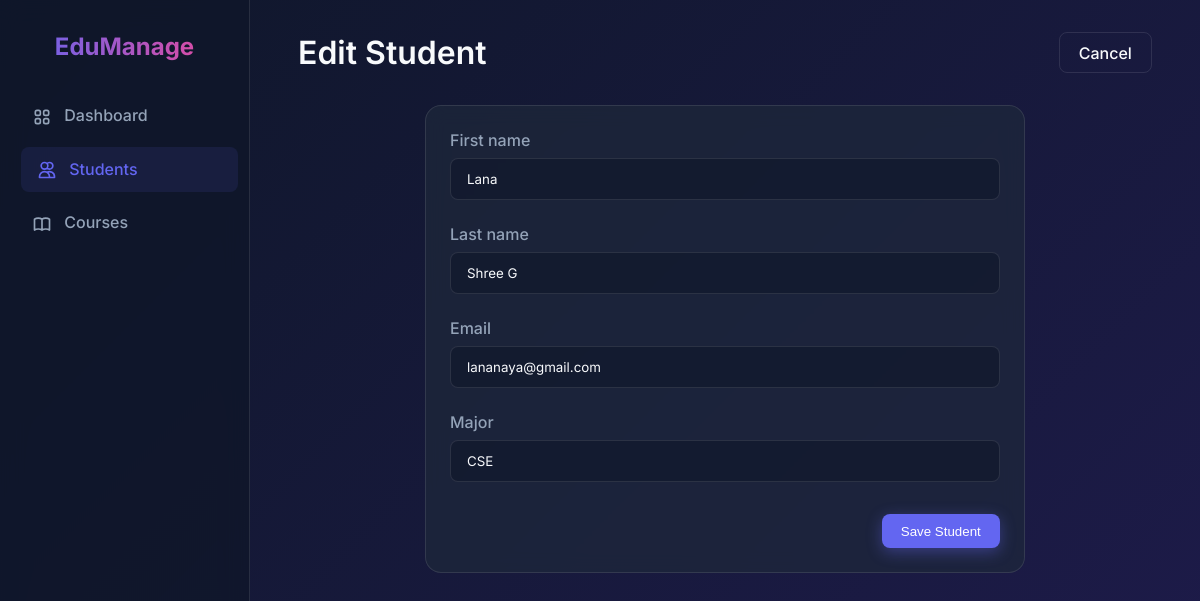
Page /students/1/edit/ on the committed database.
### students/models.py (models this page shows, shortened)
class Student(models.Model):
    first_name = models.CharField(max_length=50)
    last_name = models.CharField(max_length=50)
    email = models.EmailField(unique=True)
    enrollment_date = models.DateField(auto_now_add=True)
    major = models.CharField(max_length=100)

### students/views.py (the view)
# urls.py: path('students/<int:pk>/edit/', views.StudentUpdateView.as_view(), name='student_update'),
class StudentUpdateView(UpdateView):
    model = Student
    form_class = StudentForm
    template_name = 'students/student_form.html'
    success_url = reverse_lazy('student_list')

### students/forms.py
class StudentForm(forms.ModelForm):
    class Meta:
        model = Student
        fields = ['first_name', 'last_name', 'email', 'major']
        widgets = {
            'first_name': forms.TextInput(attrs={'class': 'form-input', 'placeholder': 'First Name'}),
            'last_name': forms.TextInput(attrs={'class': 'form-input', 'placeholder': 'Last Name'}),
            'email': forms.EmailInput(attrs={'class': 'form-input', 'placeholder': 'Email Address'}),
            'major': forms.TextInput(attrs={'class': 'form-input', 'placeholder': 'Major'}),
        }

### templates/students/student_form.html (shortened to what this page needs)
{% extends 'base.html' %}
{% block content %}
<div class="header">
    <h1>{% if object %}Edit Student{% else %}Add Student{% endif %}</h1>
    <a href="{% url 'student_list' %}" class="btn btn-secondary">Cancel</a>
</div>
<div class="glass-card" style="max-width: 600px; margin: 0 auto;">
    <form method="post">
        {% for field in form %}
        <div class="form-group">
            <label class="form-label" for="{{ field.id_for_label }}">{{ field.label }}</label>
            {{ field }}
        </div>
        {% endfor %}
        <div style="margin-top: 2rem; display: flex; justify-content: flex-end;">
            <button type="submit" class="btn btn-primary">Save Student</button>
        </div>
    </form>
</div>
{% endblock %}

### static/css/style.css (style rules this page uses)
:root { --primary: #6366f1; --primary-hover: #4f46e5; --secondary: #ec4899; --bg-color: #0f172a; --card-bg: rgba(30, 41, 59, 0.7); --text-main: #f8fafc; --text-muted: #94a3b8; --border-color: rgba(255, 255, 255, 0.1); }
* { margin: 0; padding: 0; box-sizing: border-box; }
body { font-family: 'Inter', sans-serif; background: linear-gradient(135deg, #0f172a 0%, #1e1b4b 100%); color: var(--text-main); min-height: 100vh; display: flex; }
.header { display: flex; justify-content: space-between; align-items: center; margin-bottom: 2rem; }
h1 { font-size: 2rem; font-weight: 600; }
.glass-card { background: var(--card-bg); backdrop-filter: blur(10px); border: 1px solid var(--border-color); border-radius: 1rem; padding: 1.5rem; transition: transform 0.3s ease, box-shadow 0.3s ease; }
.btn { display: inline-block; padding: 0.6rem 1.2rem; border-radius: 0.5rem; font-weight: 500; text-decoration: none; transition: all 0.3s ease; cursor: pointer; border: none; }
.btn-primary { background: var(--primary); color: white; box-shadow: 0 4px 15px rgba(99, 102, 241, 0.4); }
.btn-secondary { background: transparent; color: var(--text-main); border: 1px solid var(--border-color); }
.form-group { margin-bottom: 1.5rem; }
.form-label { display: block; margin-bottom: 0.5rem; font-weight: 500; color: var(--text-muted); }
.form-input { width: 100%; padding: 0.75rem 1rem; border-radius: 0.5rem; background: rgba(15, 23, 42, 0.6); border: 1px solid var(--border-color); color: var(--text-main); font-family: 'Inter', sans-serif; transition: all 0.3s ease; }

### rows in the picture
Student: form "Lana" "Shree G" "lananaya@gmail.com" "CSE"

### other values in the picture
{{ field.label }} "First name" "Last name" "Email" "Major"
